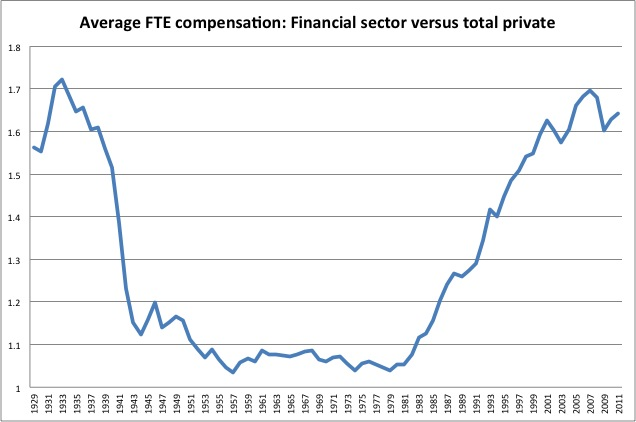
#> input picture arithmatic_ops/graph_1.jpg, 636 x 422 px
$ python artimatic_logic_ops.py
#> lines starting #> are read from the running program, lines starting #| are printed output that depends on the picture
import cv2
import numpy as np

img1 = cv2.imread('graph_1.jpg', cv2.IMREAD_COLOR)
#> img1 is the input picture: shape (422, 636, 3); mean B, G, R 246.3, 245.5, 244.6
img2 = cv2.imread('graph_2.jpg', cv2.IMREAD_COLOR)
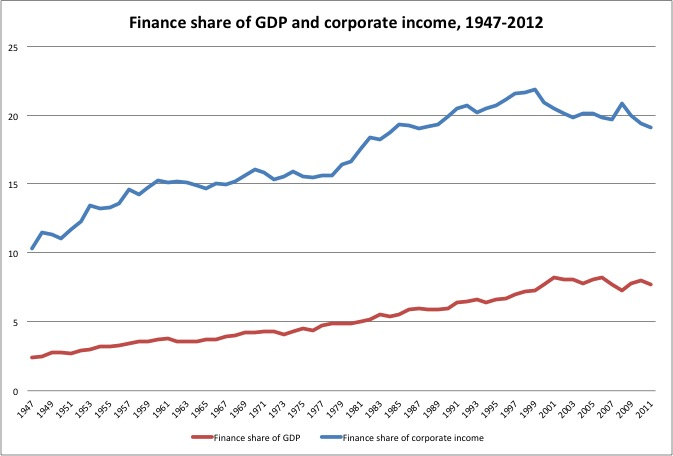
#> input picture arithmatic_ops/graph_2.jpg, 673 x 456 px
#> img2 is the input picture: shape (456, 673, 3); mean B, G, R 247.3, 246.8, 247.2


####for adding image shape must be same
img1 = cv2.resize(img1, (600,400), interpolation = cv2.INTER_CUBIC)
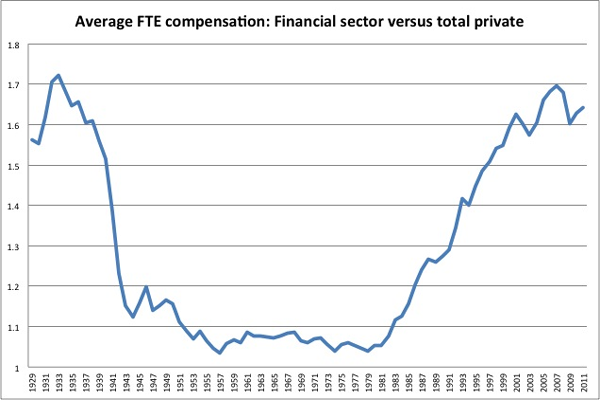
#> img1: shape (400, 600, 3); mean B, G, R 245.9, 245, 244.2
img2 = cv2.resize(img2, (600,400), interpolation = cv2.INTER_CUBIC)
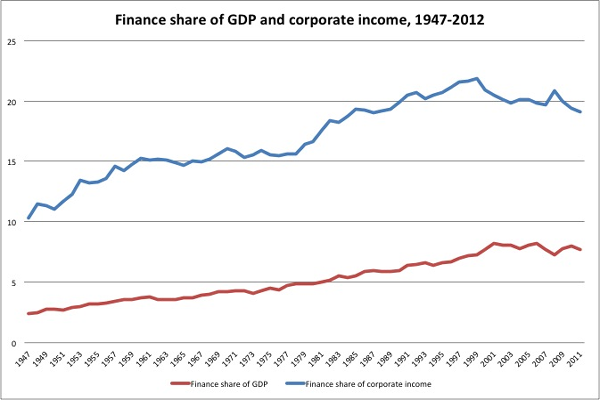
#> img2: shape (400, 600, 3); mean B, G, R 246.9, 246.5, 246.9
cv2.imshow('img1', img1)
cv2.imshow('img2', img2)

## simple adding images superimposes one over the other
add = img1 + img2
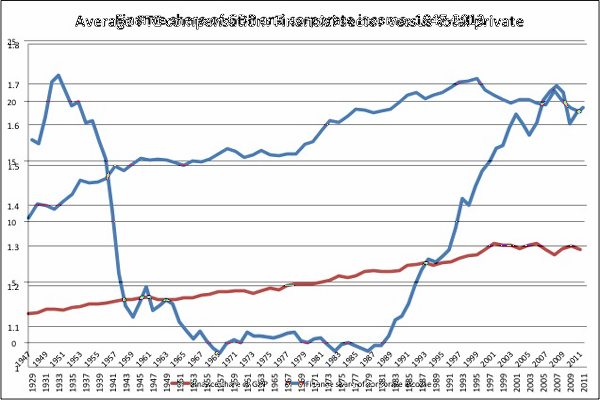
#> add: shape (400, 600, 3); mean B, G, R 238.4, 237.2, 236.8
cv2.imshow('add', add)

##cv2.add - adds the individual pixel value
##(100,160,130) + (10, 40, 225) = (110,200,355)....translated to (110,200,355)
cv_add = cv2.add(img1, img2)
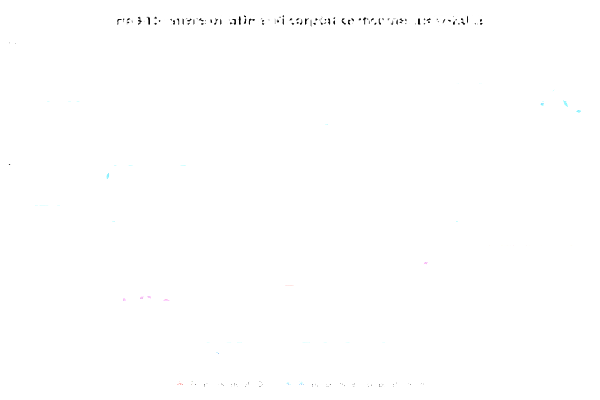
#> cv_add: shape (400, 600, 3); mean B, G, R 254.6, 254.6, 254.5
cv2.imshow('cv_add',cv_add )

##adding images based on their weights
## weights of images added should sum upto 1
##cv2.addWeighted(img1, correspoding weight, img2, corres. weight, bias )
add_weights = cv2.addWeighted(img1, 0.8, img2, 0.2, 0 )
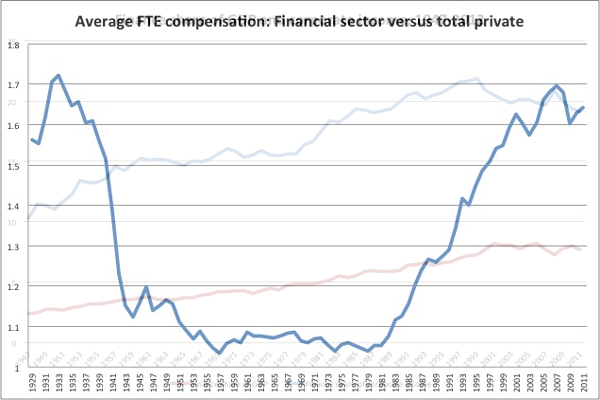
#> add_weights: shape (400, 600, 3); mean B, G, R 246.1, 245.3, 244.7
cv2.imshow('add_weights', add_weights)
